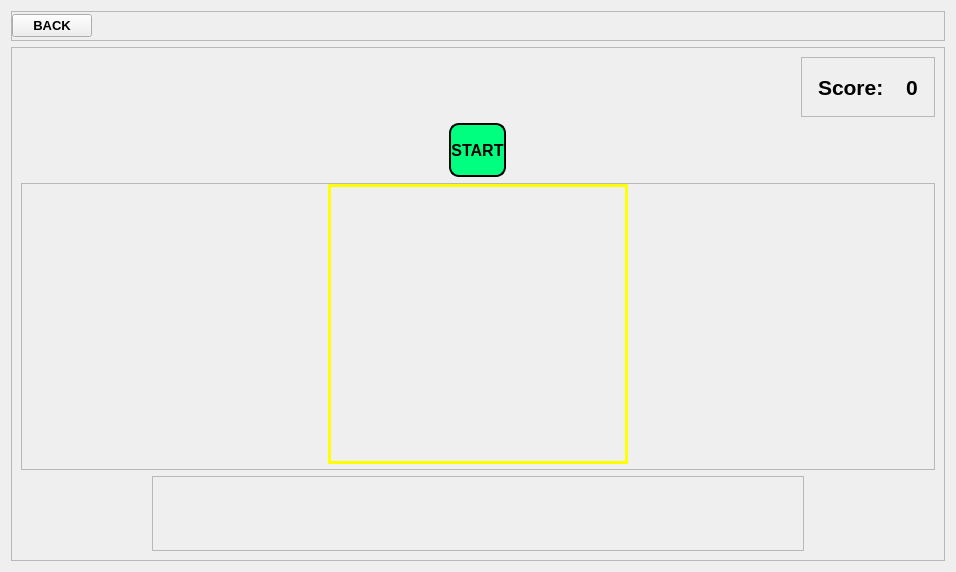
          <widget class="QWidget" name="clasify">
           <layout class="QVBoxLayout" name="verticalLayout_13">
            <item>
             <widget class="QFrame" name="frame_22">
              <property name="minimumSize">
               <size>
                <width>0</width>
                <height>30</height>
               </size>
              </property>
              <property name="maximumSize">
               <size>
                <width>16777215</width>
                <height>30</height>
               </size>
              </property>
              <property name="frameShape">
               <enum>QFrame::StyledPanel</enum>
              </property>
              <property name="frameShadow">
               <enum>QFrame::Raised</enum>
              </property>
              <layout class="QVBoxLayout" name="verticalLayout_15">
               <property name="leftMargin">
                <number>0</number>
               </property>
               <property name="topMargin">
                <number>0</number>
               </property>
               <property name="rightMargin">
                <number>0</number>
               </property>
               <property name="bottomMargin">
                <number>0</number>
               </property>
               <item alignment="Qt::AlignLeft">
                <widget class="QPushButton" name="btnback2">
                 <property name="font">
                  <font>
                   <pointsize>10</pointsize>
                   <weight>75</weight>
                   <bold>true</bold>
                  </font>
                 </property>
                 <property name="text">
                  <string>BACK</string>
                 </property>
                </widget>
               </item>
              </layout>
             </widget>
            </item>
            <item>
             <widget class="QFrame" name="frame_19">
              <property name="styleSheet">
               <string notr="true"/>
              </property>
              <property name="frameShape">
               <enum>QFrame::StyledPanel</enum>
              </property>
              <property name="frameShadow">
               <enum>QFrame::Raised</enum>
              </property>
              <layout class="QVBoxLayout" name="verticalLayout_17">
               <item alignment="Qt::AlignRight">
                <widget class="QFrame" name="frame_20">
                 <property name="minimumSize">
                  <size>
                   <width>0</width>
                   <height>60</height>
                  </size>
                 </property>
                 <property name="maximumSize">
                  <size>
                   <width>16777215</width>
                   <height>70</height>
                  </size>
                 </property>
                 <property name="styleSheet">
                  <string notr="true">padding:5px;</string>
                 </property>
                 <property name="frameShape">
                  <enum>QFrame::StyledPanel</enum>
                 </property>
                 <property name="frameShadow">
                  <enum>QFrame::Raised</enum>
                 </property>
                 <layout class="QHBoxLayout" name="horizontalLayout_11">
                  <property name="spacing">
                   <number>0</number>
                  </property>
                  <property name="leftMargin">
                   <number>0</number>
                  </property>
                  <property name="topMargin">
                   <number>0</number>
                  </property>
                  <property name="rightMargin">
                   <number>0</number>
                  </property>
                  <property name="bottomMargin">
                   <number>0</number>
                  </property>
                  <item alignment="Qt::AlignRight">
                   <widget class="QLabel" name="label">
                    <property name="font">
                     <font>
                      <pointsize>16</pointsize>
                      <weight>75</weight>
                      <bold>true</bold>
                     </font>
                    </property>
                    <property name="text">
                     <string>Score:</string>
                    </property>
                   </widget>
                  </item>
                  <item alignment="Qt::AlignRight">
                   <widget class="QLabel" name="lblscore">
                    <property name="font">
                     <font>
                      <pointsize>16</pointsize>
                      <weight>75</weight>
                      <bold>true</bold>
                     </font>
                    </property>
                    <property name="text">
                     <string>0</string>
                    </property>
                   </widget>
                  </item>
                 </layout>
                </widget>
               </item>
               <item alignment="Qt::AlignHCenter">
                <widget class="QPushButton" name="btnstartclassify">
                 <property name="font">
                  <font>
                   <family>MS Shell Dlg 2</family>
                   <pointsize>12</pointsize>
                   <weight>75</weight>
                   <italic>false</italic>
                   <bold>true</bold>
                  </font>
                 </property>
                 <property name="styleSheet">
                  <string notr="true">background-color: rgb(0, 255, 127);
border:2px solid black;
border-radius:10px;
height:50;
WIDTH:100PX;
PADDING-LEFT:10PX;
PADDING-RIGHT:10PX;</string>
                 </property>
                 <property name="text">
                  <string>START</string>
                 </property>
                </widget>
               </item>
               <item alignment="Qt::AlignHCenter">
                <widget class="QFrame" name="frame_23">
                 <property name="frameShape">
                  <enum>QFrame::StyledPanel</enum>
                 </property>
                 <property name="frameShadow">
                  <enum>QFrame::Raised</enum>
                 </property>
                 <layout class="QHBoxLayout" name="horizontalLayout_12">
                  <property name="leftMargin">
                   <number>0</number>
                  </property>
                  <property name="topMargin">
                   <number>0</number>
                  </property>
                  <property name="rightMargin">
                   <number>0</number>
                  </property>
                  <property name="bottomMargin">
                   <number>5</number>
                  </property>
                  <item>
                   <widget class="QLabel" name="lblprevimg">
                    <property name="minimumSize">
                     <size>
                      <width>300</width>
                      <height>280</height>
                     </size>
                    </property>
                    <property name="maximumSize">
                     <size>
                      <width>300</width>
                      <height>280</height>
                     </size>
                    </property>
                    <property name="text">
                     <string/>
                    </property>
                   </widget>
                  </item>
                  <item>
                   <widget class="QLabel" name="lblclassifyimg">
                    <property name="minimumSize">
                     <size>
                      <width>300</width>
                      <height>280</height>
                     </size>
                    </property>
                    <property name="maximumSize">
                     <size>
                      <width>300</width>
                      <height>280</height>
                     </size>
                    </property>
                    <property name="styleSheet">
                     <string notr="true">border:3px solid yellow;</string>
                    </property>
                    <property name="text">
                     <string/>
                    </property>
                    <property name="pixmap">
                     <pixmap>TOG/paper/paper5.jpg</pixmap>
                    </property>
                    <property name="scaledContents">
                     <bool>true</bool>
                    </property>
                   </widget>
                  </item>
                  <item>
                   <widget class="QLabel" name="lblnextimg">
                    <property name="minimumSize">
                     <size>
                      <width>300</width>
                      <height>280</height>
                     </size>
                    </property>
                    <property name="maximumSize">
                     <size>
                      <width>300</width>
                      <height>280</height>
                     </size>
                    </property>
                    <property name="text">
                     <string/>
                    </property>
                   </widget>
                  </item>
                 </layout>
                </widget>
               </item>
               <item alignment="Qt::AlignHCenter">
                <widget class="QFrame" name="frame_24">
                 <property name="frameShape">
                  <enum>QFrame::StyledPanel</enum>
                 </property>
                 <property name="frameShadow">
                  <enum>QFrame::Raised</enum>
                 </property>
                 <layout class="QHBoxLayout" name="horizontalLayout_14">
                  <property name="spacing">
                   <number>200</number>
                  </property>
                  <property name="leftMargin">
                   <number>11</number>
                  </property>
                  <property name="topMargin">
                   <number>50</number>
                  </property>
                  <property name="rightMargin">
                   <number>11</number>
                  </property>
                  <item>
                   <widget class="QLabel" name="lblbinplastic">
                    <property name="maximumSize">
                     <size>
                      <width>150</width>
                      <height>200</height>
                     </size>
                    </property>
                    <property name="text">
                     <string/>
                    </property>
                    <property name="pixmap">
                     <pixmap>system/sysicon/plastic.png</pixmap>
                    </property>
                    <property name="scaledContents">
                     <bool>true</bool>
                    </property>
                   </widget>
                  </item>
                  <item>
                   <widget class="QLabel" name="lblbinpaper">
                    <property name="maximumSize">
                     <size>
                      <width>150</width>
                      <height>200</height>
                     </size>
                    </property>
                    <property name="text">
                     <string/>
                    </property>
                    <property name="pixmap">
                     <pixmap>system/sysicon/paper.png</pixmap>
                    </property>
                    <property name="scaledContents">
                     <bool>true</bool>
                    </property>
                   </widget>
                  </item>
                  <item>
                   <widget class="QLabel" name="lblbinmetal">
                    <property name="maximumSize">
                     <size>
                      <width>150</width>
                      <height>200</height>
                     </size>
                    </property>
                    <property name="text">
                     <string/>
                    </property>
                    <property name="pixmap">
                     <pixmap>system/sysicon/metal.png</pixmap>
                    </property>
                    <property name="scaledContents">
                     <bool>true</bool>
                    </property>
                   </widget>
                  </item>
                  <item>
                   <widget class="QLabel" name="lblbinother">
                    <property name="maximumSize">
                     <size>
                      <width>150</width>
                      <height>200</height>
                     </size>
                    </property>
                    <property name="text">
                     <string/>
                    </property>
                    <property name="pixmap">
                     <pixmap>system/sysicon/other.png</pixmap>
                    </property>
                    <property name="scaledContents">
                     <bool>true</bool>
                    </property>
                   </widget>
                  </item>
                 </layout>
                </widget>
               </item>
              </layout>
             </widget>
            </item>
           </layout>
          </widget>
